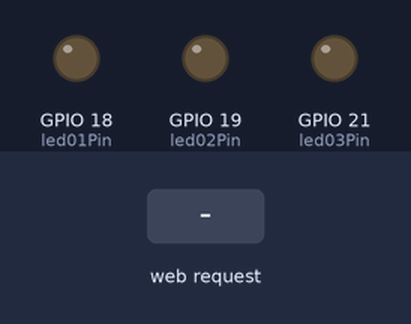
Recording of a sketch running on a simulated ESP32. Parts: output pins drawn as LEDs (lit = HIGH). Inputs (shaded band) come from the test bench. WiFi joins after 1.5 s; servers stay silent unless stated; what the sketch prints to the serial monitor is not drawn.

Above: at 2.7 s.
2.8 s: HTTP request GET /Led01_On received
At 3.4 s:
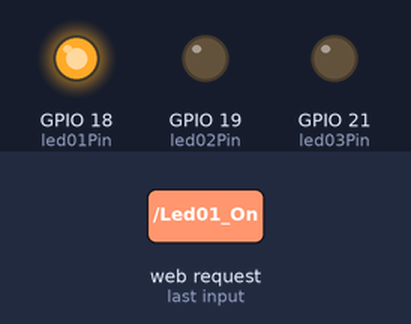
4.3 s: HTTP request GET /Led02_On received
At 4.6 s:
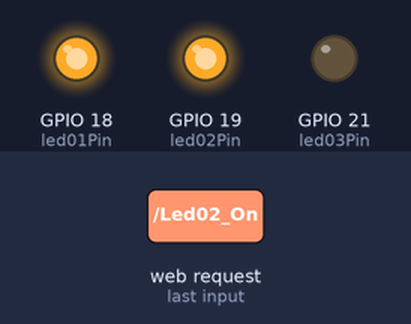
5.8 s: HTTP request GET /Led01_Off received
At 6.9 s:
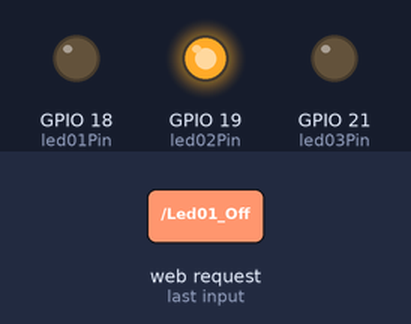
7.3 s: HTTP request GET /Led03_On received
At 8.1 s:
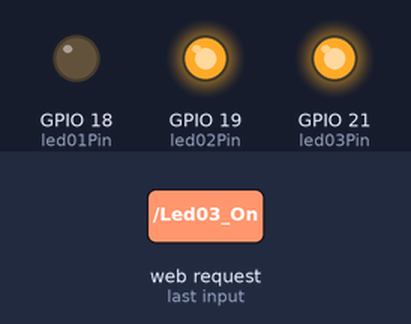
8.8 s: HTTP request GET /Led02_Off received
At 9.2 s:
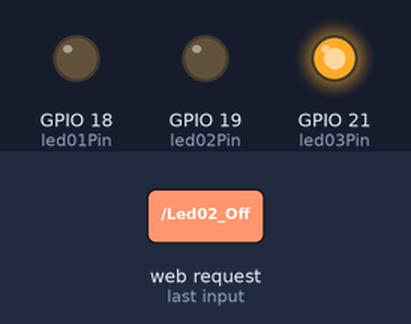
10.3 s: HTTP request GET /Led03_Off received
At 11.5 s:
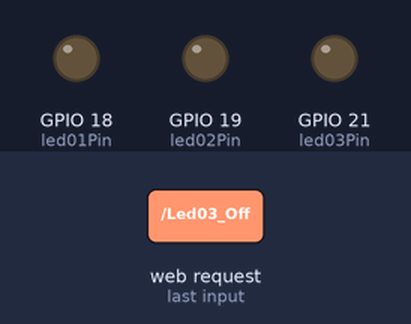
Timing chart, 0 to 12.8 s (numbered marks = the images above; inputs shaded):
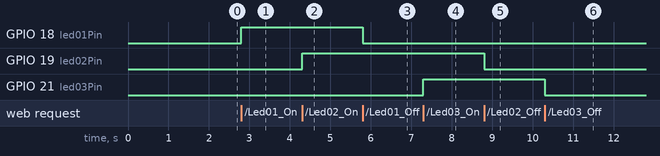

Measured:
- after the input at 2.8 s, GPIO 18 (led01Pin): LOW → HIGH at once
- after the input at 4.3 s, GPIO 19 (led02Pin): LOW → HIGH at once
- after the input at 5.8 s, GPIO 18 (led01Pin): HIGH → LOW at once
- after the input at 7.3 s, GPIO 21 (led03Pin): LOW → HIGH at once
- after the input at 8.8 s, GPIO 19 (led02Pin): HIGH → LOW at once
- after the input at 10.3 s, GPIO 21 (led03Pin): HIGH → LOW at once

The sketch:

webLed_v2.ino
```cpp
#include <WiFi.h>
#include <WebServer.h>

WebServer server(80);

const char* ssid ="XXXXX";      // Replace with your Wi-Fi network name (SSID)
const char* password = "XXXXX"; // Replace with your Wi-Fi network password

String led1On = "<a href=\"/Led01_Off\"><button>Turn LED 1 OFF</button></a>";
String led1Off = "<a href=\"/Led01_On\"><button>Turn LED 1 ON</button></a>";

String led2On = "<a href=\"/Led02_Off\"><button>Turn LED 2 OFF</button></a>";
String led2Off = "<a href=\"/Led02_On\"><button>Turn LED 2 ON</button></a>";

String led3On = "<a href=\"/Led03_Off\"><button>Turn LED 3 OFF</button></a>";
String led3Off = "<a href=\"/Led03_On\"><button>Turn LED 3 ON</button></a>";


int led01Pin = 18;
int led02Pin = 19;
int led03Pin = 21;

void Led1On() {
  digitalWrite(led01Pin, HIGH);
  server.send(200, "text/html", led1On);
}

void Led1Off() {
  digitalWrite(led01Pin, LOW);
  server.send(200, "text/html", led1Off);
}

void Led2On() {
  digitalWrite(led02Pin, HIGH);
  server.send(200, "text/html", led2On);
}

void Led2Off() {
  digitalWrite(led02Pin, LOW);
  server.send(200, "text/html", led2Off);
}

void Led3On() {
  digitalWrite(led03Pin, HIGH);
  server.send(200, "text/html", led1On);
}

void Led3Off() {
  digitalWrite(led03Pin, LOW);
  server.send(200, "text/html", led1Off);
}

void setup() {
  Serial.begin(115200);
  WiFi.mode(WIFI_STA);
  WiFi.begin(ssid, password);

  while (WiFi.status() != WL_CONNECTED)
    delay(500);

  Serial.print("Local IP address: ");
  Serial.println(WiFi.localIP());

  server.on("/Led01_On", Led1On);
  server.on("/Led01_Off", Led1Off);

  server.on("/Led02_On", Led2On);
  server.on("/Led02_Off", Led2Off);

  server.on("/Led03_On", Led3On);
  server.on("/Led03_Off", Led3Off);

  server.begin();

  pinMode(led01Pin, OUTPUT);
  pinMode(led02Pin, OUTPUT);
  pinMode(led03Pin, OUTPUT);

  digitalWrite(led01Pin, LOW);
  digitalWrite(led02Pin, LOW);
  digitalWrite(led03Pin, LOW);
}

void loop() {
  server.handleClient();
  delay(1);
}
```
